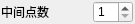
<?xml version="1.0" encoding="UTF-8"?>
<ui version="4.0">
 <class>QG_SnapMiddleOptions</class>
 <widget class="QWidget" name="QG_SnapMiddleOptions">
  <property name="geometry">
   <rect>
    <x>0</x>
    <y>0</y>
    <width>135</width>
    <height>24</height>
   </rect>
  </property>
  <property name="sizePolicy">
   <sizepolicy hsizetype="Maximum" vsizetype="Fixed">
    <horstretch>0</horstretch>
    <verstretch>0</verstretch>
   </sizepolicy>
  </property>
  <property name="minimumSize">
   <size>
    <width>135</width>
    <height>22</height>
   </size>
  </property>
  <property name="maximumSize">
   <size>
    <width>155</width>
    <height>24</height>
   </size>
  </property>
  <property name="mouseTracking">
   <bool>true</bool>
  </property>
  <property name="windowTitle">
   <string>Snap Distance Options</string>
  </property>
  <widget class="QLabel" name="lDist">
   <property name="geometry">
    <rect>
     <x>1</x>
     <y>1</y>
     <width>91</width>
     <height>22</height>
    </rect>
   </property>
   <property name="text">
    <string>中间点数</string>
   </property>
   <property name="wordWrap">
    <bool>false</bool>
   </property>
  </widget>
  <widget class="QSpinBox" name="sbMiddlePoints">
   <property name="geometry">
    <rect>
     <x>93</x>
     <y>1</y>
     <width>40</width>
     <height>22</height>
    </rect>
   </property>
   <property name="toolTip">
    <string>Number of equidistant division points</string>
   </property>
   <property name="minimum">
    <number>1</number>
   </property>
   <property name="value">
    <number>1</number>
   </property>
  </widget>
 </widget>
 <layoutdefault spacing="6" margin="11"/>
 <includes>
  <include location="local">rs_circle.h</include>
  <include location="local">rs_settings.h</include>
 </includes>
 <resources/>
 <connections/>
</ui>
